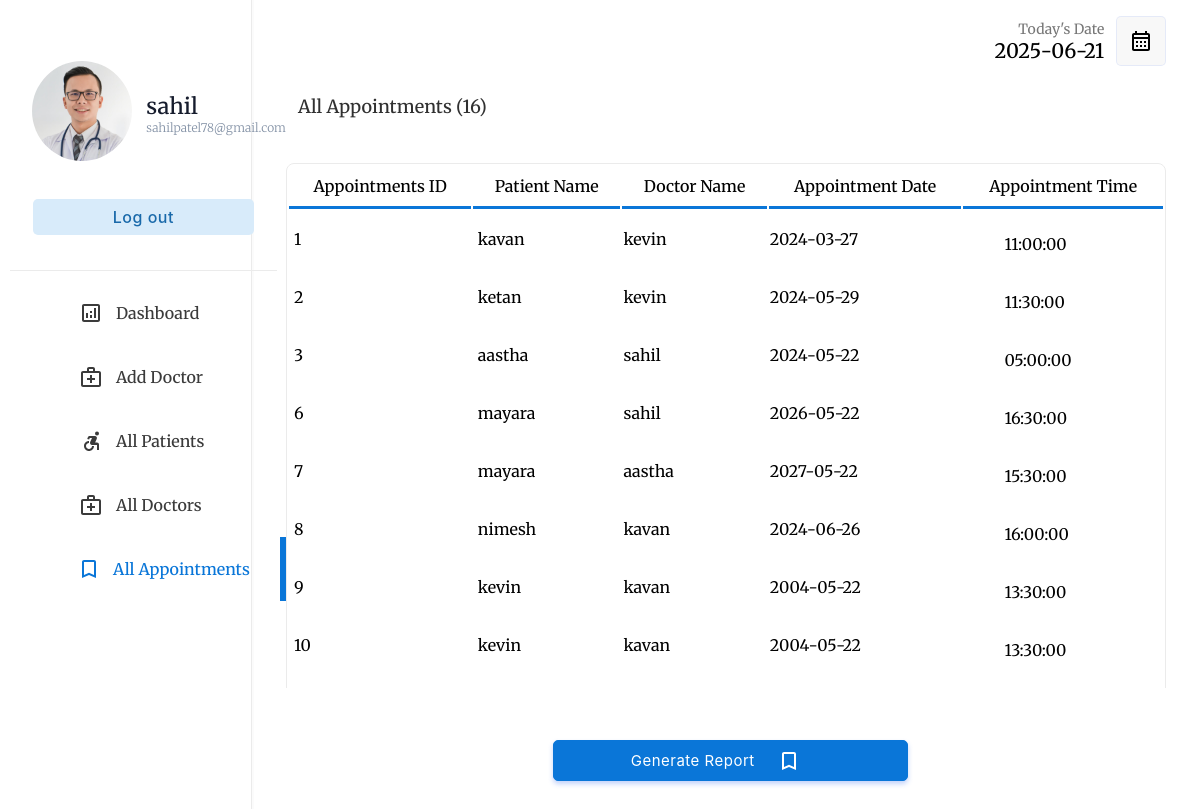
The app's page /php/admin/allappointments.php (signed in) with its own data.
### tables this page shows
CREATE TABLE IF NOT EXISTS `appointment` (
  `ID` int NOT NULL AUTO_INCREMENT,
  `DID` int NOT NULL,
  `PID` int NOT NULL,
  `APPOINTMENT_DATE` date NOT NULL,
  `APPOINTMENT_TIME` time NOT NULL,
  `SID` int NOT NULL,
  `FEES` int NOT NULL,
  `STATUS` tinyint(1) NOT NULL,
  `FEEDBACK` varchar(500) DEFAULT NULL,
  PRIMARY KEY (`ID`)
);

CREATE TABLE IF NOT EXISTS `patient` (
  `PID` int NOT NULL AUTO_INCREMENT,
  `PPHOTO` longblob,
  `PNAME` varchar(35) NOT NULL,
  `PPASSWORD` varchar(20) NOT NULL,
  `PEMAIL` varchar(35) NOT NULL,
  `PGENDER` varchar(10) NOT NULL,
  `PNUMBER` varchar(10) NOT NULL,
  `PADDRESS` varchar(50) NOT NULL,
  `PBLOOD_GROUP` varchar(3) NOT NULL,
  `PDATE_OF_BIRTH` date NOT NULL,
  PRIMARY KEY (`PID`)
);

CREATE TABLE IF NOT EXISTS `doctor` (
  `DID` int NOT NULL AUTO_INCREMENT,
  `DPHOTO` longblob NOT NULL,
  `DNAME` varchar(35) NOT NULL,
  `DPASSWORD` varchar(20) NOT NULL,
  `DEMAIL` varchar(35) NOT NULL,
  `DGENDER` varchar(10) NOT NULL,
  `DNUMBER` varchar(10) NOT NULL,
  `DADDRESS` varchar(50) NOT NULL,
  `SID` int NOT NULL,
  `DDATE_OF_BIRTH` date NOT NULL,
  `DCONSULTATION_FEE` int NOT NULL,
  `DEXPERIENCE_YEARS` int NOT NULL,
  `DQUALIFICATION` varchar(50) NOT NULL,
  PRIMARY KEY (`DID`)
);

### php/admin/allappointments.php (the view, shortened to what this page needs)
<!DOCTYPE html>
<html lang="en">
<head>
    <link rel="stylesheet" type="text/css" href="../../css/admin/index.css">
</head>
<body>
    <?php
    if (isset($_SESSION["userid"])) {
        if (($_SESSION["userid"]) == "" or $_SESSION['usertype'] != 'ADMIN') {
            header("location: ../login.php");
        } else {
            $userid = $_SESSION["userid"];
        }
    } else {
        header("location: ../login.php");
    }
    include("../database_connection.php");
    $query = "SELECT * FROM admin WHERE AID='$userid'";
    $admin = $db->query($query);
    $admintb = $admin->fetch_assoc();
    $today = date('Y-m-d');
    ?>
    <div class="container">
        <div class="menu">
            <table class="menu-container" border="0">
                <tr>
                    <td style="padding:10px" colspan="2">
                        <table border="0" class="profile-container">
                            <tr>
                                <td width="30%" style="padding-left:20px">
                                    <a href="photo.php"> <img src='../../assets/images/aimage/<?php echo $admintb['APHOTO']; ?>' width='100' style="border-radius:50%"></a>
                                </td>
                                <td style="padding:0px;margin:0px;">
                                    <p class="profile-title"><?php echo $admintb['ANAME']; ?></p>
                                    <p class="profile-subtitle" style="font-size: 12px;"><?php echo $admintb['AEMAIL'] ?></p>
                                </td>
                            </tr>
                            <tr>
                                <td colspan="2">
                                    <a href="../logout.php"><input type="button" value="Log out" class="logout-btn btn-primary-soft btn"></a>
                                </td>
                            </tr>
                        </table>
                    </td>
                </tr>
                <tr class="menu-row">
                    <td class="menu-btn menu-icon-dashbord ">
                        <a href="index.php" class="non-style-link-menu">
                            <div>
                                <p class="menu-text">Dashboard</p>
                        </a>
        </div></a>
        <tr class="menu-row">
            <td class="menu-btn menu-icon-doctor">
                <a href="adddoctor.php" class="non-style-link-menu ">
                    <div>
                        <p class="menu-text"> Add Doctor</p>
                </a>
    </div>
    <tr class="menu-row">
        <td class="menu-btn menu-icon-patient">
            <a href="allpatients.php" class="non-style-link-menu">
                <div>
                    <p class="menu-text">All Patients</p>
                </div>
            </a>
        </td>
    </tr>
    <tr class="menu-row">
        <td class="menu-btn menu-icon-doctor">
            <a href="alldoctors.php" class="non-style-link-menu">
                <div>
                    <p class="menu-text">All Doctors</p>
            </a></div>
        </td>
    </tr>
    <tr class="menu-row">
        <td class="menu-btn menu-icon-appoinment menu-active menu-icon-appoinment-active">
            <a href="allappointments.php" class="non-style-link-menu non-style-link-menu-active">
                <div>
                    <p class="menu-text">All Appointments</p>
            </a></div>
        </td>
    </tr>
    <div class="dash-body" style="margin-top: 15px">
        <table border="0" width="100%" style=" border-spacing: 0;margin:0;padding:0;">
            <tr>
                <td width="25%">
                </td>
                <td>
                </td>
                <td width="15%">
                    <p style="font-size: 14px;color: rgb(119, 119, 119);padding: 0;margin: 0;text-align: right;">
                        Today's Date
                    </p>
                    <p class="heading-sub12" style="padding: 0;margin: 0;">
                        <?php
                        echo $today;
                        ?>
                    </p>
                </td>
                <td width="10%">
                    <button class="btn-label" style="display: flex;justify-content: center;align-items: center;"><img src="../../assets/img/calendar.svg" width="100%"></button>
                </td>
            </tr>
            <?php
            $appointmentquery = "SELECT * FROM appointment order by ID";
            $appointmenttb = $db->query($appointmentquery);
            $appointmentno = $appointmenttb->num_rows;
            ?>
            <tr>
                <td colspan="4" style="padding-top:10px;">
                    <p class="heading-main12" style="margin-left: 45px;font-size:18px;color:rgb(49, 49, 49)"> All Appointments (<?php echo $appointmentno; ?>)</p>
                </td>
            </tr>
            <tr>
                <td colspan="4">
                    <center>
                        <div class="abc scroll">
                            <table width="93%" class="sub-table scrolldown" border="0" style="margin-top: 25px;">
                                <thead>
                                    <tr>
                                        <th class="table-headin">
                                            Appointments ID
                                        </th>
                                        <th class="table-headin">
                                            Patient Name
                                        </th>
                                        <th class="table-headin">
                                            Doctor Name
                                        </th>
                                        <th class="table-headin">
                                            Appointment Date
                                        </th>
                                        <th class="table-headin">
                                            Appointment Time
                                        </th>
                                    </tr>
                                </thead>
                                <tbody>
                                    <?php
                                    if ($appointmenttb->num_rows == 0) {
                                        echo '<tr>
                                    <td colspan="5">
                                    <br><br><br><br>
                                    <center>
                                    <img src="../../assets/img/notfound.svg" width="25%">
                                    <br>
                                    <p class="heading-main12" style="margin-left: 45px;font-size:20px;color:rgb(49, 49, 49)">We  couldnt find anything related to your keywords !</p>
                                    <a class="non-style-link" href="allappointments.php"><button  class="login-btn btn-primary-soft btn"  style="display: flex;justify-content: center;align-items: center;margin-left:20px;">&nbsp; Show all Appointments &nbsp;</font></button>
                                    </a>
                                    </center>
                                    <br><br><br><br>
                                    </td>
                                    </tr>';
                                    } else {
                                        while ($appointmentttb = $appointmenttb->fetch_assoc()) {
                                            $id = $appointmentttb["ID"];
                                            $pid = $appointmentttb["PID"];
                                            $pquery = "SELECT * FROM patient WHERE PID=$pid";
                                            $patienttb = $db->query($pquery);
                                            $patientttb = $patienttb->fetch_assoc();
                                            $pname = $patientttb["PNAME"];
                                            $did = $appointmentttb["DID"];
                                            $dquery = "SELECT * FROM doctor WHERE DID=$did";
                                            $doctortb = $db->query($dquery);
                                            $doctorttb = $doctortb->fetch_assoc();
                                            $dname = $doctorttb["DNAME"];
                                            $date = $appointmentttb["APPOINTMENT_DATE"];
                                            $time = $appointmentttb['APPOINTMENT_TIME'];
                                            echo '<tr>
                                            <td> &nbsp;' .
                                                $id
                                                . '</td>
                                        <td> &nbsp;' .
                                                $pname
                                                . '</td>
                                        <td>
                                        ' . $dname . '
                                        </td>
                                        <td>
                                            ' . $date . '
                                        </td>
                                        <td>
                                        <div style="padding-left: 40px;padding-top: 12px;padding-bottom: 12px;margin-top: 10px;">
                                        ' . $time . '
                                        </div>
                                        </td>
                                    </tr>';
                                        }
                                    }
                                    ?>
                                </tbody>
                            </table>
            <tr>
                <form method="POST" action="generate_appointment_pdf.php">
                    <td colspan="2"><input type="Submit" class="login-btn btn-primary btn btn-book" style="margin-left:300px; margin-top:50px;  padding-left: 25px;padding-right: 100px;padding-top: 10px;padding-bottom: 10px;width:50%;text-align: center;" value="Generate Report" name="generatereport">
                    </td>
                </form>
            </tr>
    </div>
    </center>
    </td>
    </tr>
    </table>
    </div>
</body>
</html>

### css/admin/index.css (style rules this page uses)
:root { --primarycolor: #0A76D8; --primarycolorhover: #006dd3; --btnice:#D8EBFA; --btnnicetext:#1b62b3; }
body { font-family: "Merriweather", sans-serif; background-repeat: no-repeat; background-attachment: fixed; background-size: cover; height: 100%; }
html, body { height: 100%; margin: 0; }
a { color: #1977cc; text-decoration: none; }
.btn { cursor: pointer; padding: 8px 20px; outline: none; text-decoration: none; font-size: 15px; letter-spacing: 0.5px; transition: all 0.3s; border-radius: 5px; font-family: 'Inter', sans-serif; }
.btn-primary { background-color: var(--primarycolor) ; border: 1px solid var(--primarycolor) ; color: #fff ; box-shadow: 0 3px 5px 0 rgba(57,108,240,0.3); }
.btn-primary-soft { background-color: #D8EBFA ; color: #1969AA; font-weight: 500; font-size: 16px; border: none; }
.btn-label { margin-left: 10px; padding: 12px 12px; outline: none; text-decoration: none; font-size: 15px; letter-spacing: 0.5px; transition: all 0.3s; border-radius: 5px; background-color: #f0f0f073; border: 1px solid rgba(57,108,240,0.1) ; font-family: 'Inter', sans-serif; }
.sub-table { border: 1px solid #ebebeb; border-radius: 8px; }
.table-headin { font-size: 16px; font-weight: 500; padding: 10px; border-bottom: 3px solid var(--primarycolor); }
.abc { width: 100%; height: 550px; overflow: auto; }
.menu-btn { padding:6px; color: #3b3b3b; background-position: 30% 50%; background-repeat: no-repeat; transition: 0.5s; }
.menu-text { padding-left: 40%; font-weight: 500; font-size: 16px; }
.menu-active { color: var(--primarycolor); border-right: 7px solid var(--primarycolor); background-color: var(); }
.non-style-link-menu:link, .non-style-link-menu:visited, .non-style-link-menu:active { text-decoration: none; color: #3b3b3b; }
.non-style-link-menu-active:link, .non-style-link-menu-active:visited, .non-style-link-menu-active:active { text-decoration: none; color: var(--primarycolor); }
.menu-icon-dashbord { background-image: url('../../assets/img/icons/dashboard.svg'); }
.menu-icon-doctor { background-image: url('../../assets/img/icons/doctors.svg'); }
.menu-icon-appoinment { background-image: url('../../assets/img/icons/book.svg'); }
.menu-icon-patient { background-image: url('../../assets/img/icons/patients.svg'); }
.menu-icon-appoinment:hover,.menu-icon-appoinment-active { color: var(--primarycolor); background-image: url('../../assets/img/icons/book-hover.svg'); }
.btn-book { background-image: url('../../assets/img/icons/book-balck.svg'); background-position: 68% 50%; background-repeat: no-repeat; transition: 0.5s; }
.container { display: flex; flex-wrap: wrap; height: 100vh; }
.menu { border-right: 1.5px solid rgb(235, 235, 235); width: 21%; height: 100vh; box-shadow: 0 0px 0px 2px rgba(240, 240, 240, 0.3); }
.dash-body { width: 79%; height: 100vh; }
.menu-container { width: 100%; border-spacing: 0; }
.profile-title { font-weight: 500; color: #161c2d; font-size: 22px; margin: 0; text-align: left; padding-left: 8%; }
.profile-subtitle { font-weight: 300; color: #8492a6; font-size: 15px; margin: 0; text-align: left; padding-left: 8%; }
.logout-btn { margin-top: 30px; width: 85%; }
.profile-container { border-bottom: 1.5px solid rgb(235, 235, 235); padding-top: 18%; padding-bottom: 12%; text-align: center; }
.heading-main12 { font-weight: 500; font-size: 25px; }
.heading-sub12 { font-weight: 500; font-size: 20px; text-align: right; }

### records on screen
appointment: ID "1", PID.PNAME "kavan", DID.DNAME "kevin", APPOINTMENT_DATE "2024-03-27", APPOINTMENT_TIME "11:00:00"
appointment: ID "2", PID.PNAME "ketan", DID.DNAME "kevin", APPOINTMENT_DATE "2024-05-29", APPOINTMENT_TIME "11:30:00"
appointment: ID "3", PID.PNAME "aastha", DID.DNAME "sahil", APPOINTMENT_DATE "2024-05-22", APPOINTMENT_TIME "05:00:00"
appointment: ID "6", PID.PNAME "mayara", DID.DNAME "sahil", APPOINTMENT_DATE "2026-05-22", APPOINTMENT_TIME "16:30:00"
appointment: ID "7", PID.PNAME "mayara", DID.DNAME "aastha", APPOINTMENT_DATE "2027-05-22", APPOINTMENT_TIME "15:30:00"
appointment: ID "8", PID.PNAME "nimesh", DID.DNAME "kavan", APPOINTMENT_DATE "2024-06-26", APPOINTMENT_TIME "16:00:00"
appointment: ID "9", PID.PNAME "kevin", DID.DNAME "kavan", APPOINTMENT_DATE "2004-05-22", APPOINTMENT_TIME "13:30:00"
appointment: ID "10", PID.PNAME "kevin", DID.DNAME "kavan", APPOINTMENT_DATE "2004-05-22", APPOINTMENT_TIME "13:30:00"

### other values on screen
$admintb['ANAME'] "sahil"
$admintb['AEMAIL'] "sahilpatel78@gmail.com"
$appointmentno "16"
